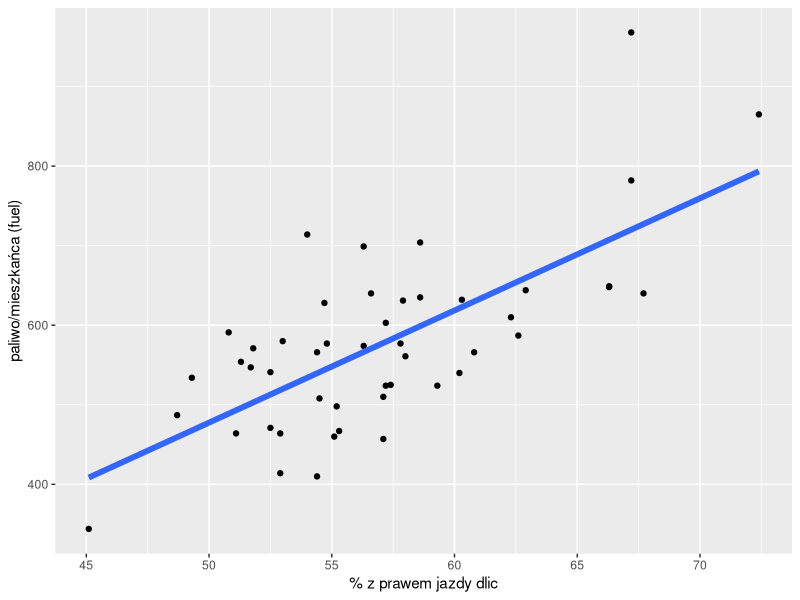

Generate this figure with R:
## http://www.statmethods.net/stats/regression.html
## http://www.cookbook-r.com/Statistical_analysis/Regression_and_correlation/
## google:: trust wvs  Heston et al.
## http://tdhock.github.io/animint/geoms.html
library(reshape)
require(ggplot2)
# http://stackoverflow.com/questions/11335836/increase-number-of-axis-ticks-in-ggplot2
number_ticks <- function(n) {function(limits) pretty(limits, n)}

d <- read.csv("fueldata.csv", sep = ';',  header=T, na.string="NA");
#d
#
#ggplot(d, aes(x = dlic)) +
#  geom_point(aes(y = fuel), size=2) +
#  ylab(label="paliwo/mieszkańca (galony)") +
#  ##scale_y_continuous(breaks=number_ticks(15)) +
#  ##scale_x_continuous(breaks=number_ticks(10)) +
#  ##theme(legend.title=element_blank()) +
#  ##labs(colour = "") +
#  theme(legend.position="top") +
#  geom_smooth(method=lm);
# theme(legend.text=element_text(size=12));
#

ggplot(d, aes(d$dlic,d$fuel)) + geom_point() +
  ##geom_text(aes(label=d$iso),size=2.0, vjust=-0.35)  +
  xlab("% z prawem jazdy dlic") + ylab("paliwo/mieszkańca (fuel)") +
  scale_colour_discrete(name="") +
  ##geom_smooth(method="lm", se=F, size=2);
  geom_smooth(method="lm", se=F, size=2);

lm <- lm(data=d, fuel ~ dlic ); summary(lm)
